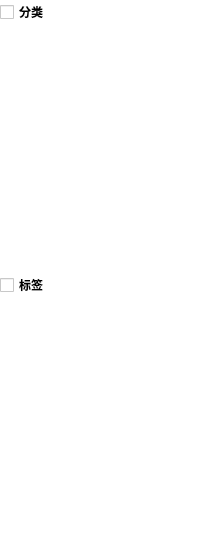
<?xml version="1.0" encoding="UTF-8"?>
<ui version="4.0">
 <class>CategoriesAndLabelsListWidget</class>
 <widget class="QWidget" name="CategoriesAndLabelsListWidget">
  <property name="geometry">
   <rect>
    <x>0</x>
    <y>0</y>
    <width>202</width>
    <height>540</height>
   </rect>
  </property>
  <property name="windowTitle">
   <string>Form</string>
  </property>
  <property name="styleSheet">
   <string notr="true">background-color:white
</string>
  </property>
  <layout class="QGridLayout" name="gridLayout">
   <property name="leftMargin">
    <number>0</number>
   </property>
   <property name="topMargin">
    <number>0</number>
   </property>
   <property name="rightMargin">
    <number>0</number>
   </property>
   <property name="bottomMargin">
    <number>0</number>
   </property>
   <property name="spacing">
    <number>0</number>
   </property>
   <item row="0" column="0">
    <widget class="QScrollArea" name="scrollArea">
     <property name="frameShape">
      <enum>QFrame::NoFrame</enum>
     </property>
     <property name="widgetResizable">
      <bool>true</bool>
     </property>
     <widget class="QWidget" name="scrollAreaWidgetContents">
      <property name="geometry">
       <rect>
        <x>0</x>
        <y>0</y>
        <width>202</width>
        <height>540</height>
       </rect>
      </property>
      <layout class="QVBoxLayout" name="verticalLayout">
       <property name="leftMargin">
        <number>0</number>
       </property>
       <property name="topMargin">
        <number>0</number>
       </property>
       <property name="rightMargin">
        <number>0</number>
       </property>
       <property name="bottomMargin">
        <number>0</number>
       </property>
       <item>
        <widget class="QCheckBox" name="categoriesCheckBox">
         <property name="font">
          <font>
           <weight>75</weight>
           <bold>true</bold>
          </font>
         </property>
         <property name="text">
          <string>分类</string>
         </property>
        </widget>
       </item>
       <item>
        <widget class="QListView" name="categoriesListView">
         <property name="frameShape">
          <enum>QFrame::NoFrame</enum>
         </property>
         <property name="selectionBehavior">
          <enum>QAbstractItemView::SelectRows</enum>
         </property>
        </widget>
       </item>
       <item>
        <widget class="QCheckBox" name="labelCheckBox">
         <property name="font">
          <font>
           <weight>75</weight>
           <bold>true</bold>
          </font>
         </property>
         <property name="text">
          <string>标签</string>
         </property>
        </widget>
       </item>
       <item>
        <widget class="QListView" name="labelListView">
         <property name="frameShape">
          <enum>QFrame::NoFrame</enum>
         </property>
         <property name="selectionBehavior">
          <enum>QAbstractItemView::SelectRows</enum>
         </property>
        </widget>
       </item>
      </layout>
     </widget>
    </widget>
   </item>
  </layout>
 </widget>
 <resources/>
 <connections>
  <connection>
   <sender>categoriesCheckBox</sender>
   <signal>toggled(bool)</signal>
   <receiver>categoriesListView</receiver>
   <slot>setVisible(bool)</slot>
   <hints>
    <hint type="sourcelabel">
     <x>136</x>
     <y>16</y>
    </hint>
    <hint type="destinationlabel">
     <x>144</x>
     <y>115</y>
    </hint>
   </hints>
  </connection>
  <connection>
   <sender>labelCheckBox</sender>
   <signal>toggled(bool)</signal>
   <receiver>labelListView</receiver>
   <slot>setVisible(bool)</slot>
   <hints>
    <hint type="sourcelabel">
     <x>44</x>
     <y>288</y>
    </hint>
    <hint type="destinationlabel">
     <x>75</x>
     <y>390</y>
    </hint>
   </hints>
  </connection>
 </connections>
</ui>
